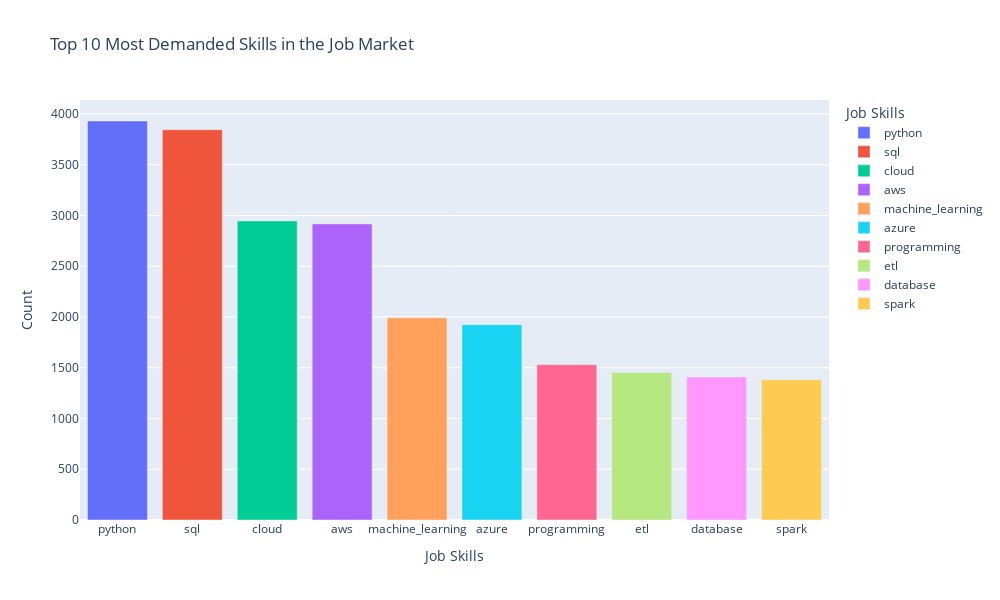

Notebook cell for this chart:
### Code cell
# Top 10 most demanded skills in the job market
skills_distribution = Job_postings2['Job Skills'].value_counts().reset_index()
skills_distribution.columns = ['Job Skills', 'Count']

# Get the top 10 most demanded skills
top_10_skills = skills_distribution.head(10)

# Plot the distribution of the top 10 most demanded skills
fig = px.bar(
    top_10_skills,
    x='Job Skills',
    y='Count',
    color='Job Skills',
    title='Top 10 Most Demanded Skills in the Job Market',
    labels={'Job Skills': 'Job Skills', 'Count': 'Count'}
)

fig.update_layout(
    xaxis_title='Job Skills',
    yaxis_title='Count',
    width=1000,
    height=600
)

fig.show()

### Figure 1 — Plotly figure (JSON) as saved in the notebook; plotly's stock layout.template omitted (floating-point values rounded to 4 significant figures)
{"data": [{"alignmentgroup": "True", "hovertemplate": "Job Skills=%{x}<br>Count=%{y}<extra></extra>", "legendgroup": "python", "marker": {"color": "#636efa", "pattern": {"shape": ""}}, "name": "python", "offsetgroup": "python", "orientation": "v", "showlegend": true, "textposition": "auto", "type": "bar", "x": ["python"], "xaxis": "x", "y": [3931], "yaxis": "y"}, {"alignmentgroup": "True", "hovertemplate": "Job Skills=%{x}<br>Count=%{y}<extra></extra>", "legendgroup": "sql", "marker": {"color": "#EF553B", "pattern": {"shape": ""}}, "name": "sql", "offsetgroup": "sql", "orientation": "v", "showlegend": true, "textposition": "auto", "type": "bar", "x": ["sql"], "xaxis": "x", "y": [3845], "yaxis": "y"}, {"alignmentgroup": "True", "hovertemplate": "Job Skills=%{x}<br>Count=%{y}<extra></extra>", "legendgroup": "cloud", "marker": {"color": "#00cc96", "pattern": {"shape": ""}}, "name": "cloud", "offsetgroup": "cloud", "orientation": "v", "showlegend": true, "textposition": "auto", "type": "bar", "x": ["cloud"], "xaxis": "x", "y": [2947], "yaxis": "y"}, {"alignmentgroup": "True", "hovertemplate": "Job Skills=%{x}<br>Count=%{y}<extra></extra>", "legendgroup": "aws", "marker": {"color": "#ab63fa", "pattern": {"shape": ""}}, "name": "aws", "offsetgroup": "aws", "orientation": "v", "showlegend": true, "textposition": "auto", "type": "bar", "x": ["aws"], "xaxis": "x", "y": [2917], "yaxis": "y"}, {"alignmentgroup": "True", "hovertemplate": "Job Skills=%{x}<br>Count=%{y}<extra></extra>", "legendgroup": "machine_learning", "marker": {"color": "#FFA15A", "pattern": {"shape": ""}}, "name": "machine_learning", "offsetgroup": "machine_learning", "orientation": "v", "showlegend": true, "textposition": "auto", "type": "bar", "x": ["machine_learning"], "xaxis": "x", "y": [1992], "yaxis": "y"}, {"alignmentgroup": "True", "hovertemplate": "Job Skills=%{x}<br>Count=%{y}<extra></extra>", "legendgroup": "azure", "marker": {"color": "#19d3f3", "pattern": {"shape": ""}}, "name": "azure", "offsetgroup": "azure", "orientation": "v", "showlegend": true, "textposition": "auto", "type": "bar", "x": ["azure"], "xaxis": "x", "y": [1924], "yaxis": "y"}, {"alignmentgroup": "True", "hovertemplate": "Job Skills=%{x}<br>Count=%{y}<extra></extra>", "legendgroup": "programming", "marker": {"color": "#FF6692", "pattern": {"shape": ""}}, "name": "programming", "offsetgroup": "programming", "orientation": "v", "showlegend": true, "textposition": "auto", "type": "bar", "x": ["programming"], "xaxis": "x", "y": [1530], "yaxis": "y"}, {"alignmentgroup": "True", "hovertemplate": "Job Skills=%{x}<br>Count=%{y}<extra></extra>", "legendgroup": "etl", "marker": {"color": "#B6E880", "pattern": {"shape": ""}}, "name": "etl", "offsetgroup": "etl", "orientation": "v", "showlegend": true, "textposition": "auto", "type": "bar", "x": ["etl"], "xaxis": "x", "y": [1452], "yaxis": "y"}, {"alignmentgroup": "True", "hovertemplate": "Job Skills=%{x}<br>Count=%{y}<extra></extra>", "legendgroup": "database", "marker": {"color": "#FF97FF", "pattern": {"shape": ""}}, "name": "database", "offsetgroup": "database", "orientation": "v", "showlegend": true, "textposition": "auto", "type": "bar", "x": ["database"], "xaxis": "x", "y": [1409], "yaxis": "y"}, {"alignmentgroup": "True", "hovertemplate": "Job Skills=%{x}<br>Count=%{y}<extra></extra>", "legendgroup": "spark", "marker": {"color": "#FECB52", "pattern": {"shape": ""}}, "name": "spark", "offsetgroup": "spark", "orientation": "v", "showlegend": true, "textposition": "auto", "type": "bar", "x": ["spark"], "xaxis": "x", "y": [1382], "yaxis": "y"}], "layout": {"barmode": "relative", "height": 600, "legend": {"title": {"text": "Job Skills"}, "tracegroupgap": 0}, "title": {"text": "Top 10 Most Demanded Skills in the Job Market"}, "width": 1000, "xaxis": {"anchor": "y", "categoryarray": ["python", "sql", "cloud", "aws", "machine_learning", "azure", "programming", "etl", "database", "spark"], "categoryorder": "array", "domain": [0, 1], "title": {"text": "Job Skills"}}, "yaxis": {"anchor": "x", "domain": [0, 1], "title": {"text": "Count"}}}}
